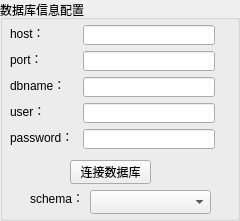
   <widget class="QGroupBox" name="groupBox_12">
    <property name="geometry">
     <rect>
      <x>30</x>
      <y>10</y>
      <width>240</width>
      <height>221</height>
     </rect>
    </property>
    <property name="title">
     <string>数据库信息配置</string>
    </property>
    <widget class="QLabel" name="label_54">
     <property name="geometry">
      <rect>
       <x>10</x>
       <y>25</y>
       <width>38</width>
       <height>16</height>
      </rect>
     </property>
     <property name="text">
      <string>host：</string>
     </property>
    </widget>
    <widget class="QLabel" name="label_58">
     <property name="geometry">
      <rect>
       <x>10</x>
       <y>51</y>
       <width>37</width>
       <height>16</height>
      </rect>
     </property>
     <property name="text">
      <string>port：</string>
     </property>
    </widget>
    <widget class="QLabel" name="label_59">
     <property name="geometry">
      <rect>
       <x>10</x>
       <y>77</y>
       <width>60</width>
       <height>16</height>
      </rect>
     </property>
     <property name="text">
      <string>dbname：</string>
     </property>
    </widget>
    <widget class="QLabel" name="label_60">
     <property name="geometry">
      <rect>
       <x>10</x>
       <y>103</y>
       <width>37</width>
       <height>16</height>
      </rect>
     </property>
     <property name="text">
      <string>user：</string>
     </property>
    </widget>
    <widget class="QLabel" name="label_61">
     <property name="geometry">
      <rect>
       <x>10</x>
       <y>129</y>
       <width>67</width>
       <height>16</height>
      </rect>
     </property>
     <property name="text">
      <string>password：</string>
     </property>
    </widget>
    <widget class="QLineEdit" name="dbHostEdit">
     <property name="geometry">
      <rect>
       <x>83</x>
       <y>25</y>
       <width>132</width>
       <height>20</height>
      </rect>
     </property>
    </widget>
    <widget class="QLineEdit" name="dbPortEdit">
     <property name="geometry">
      <rect>
       <x>83</x>
       <y>51</y>
       <width>132</width>
       <height>20</height>
      </rect>
     </property>
    </widget>
    <widget class="QLineEdit" name="dbNameEdit">
     <property name="geometry">
      <rect>
       <x>83</x>
       <y>77</y>
       <width>132</width>
       <height>20</height>
      </rect>
     </property>
    </widget>
    <widget class="QLineEdit" name="dbUserEdit">
     <property name="geometry">
      <rect>
       <x>83</x>
       <y>103</y>
       <width>132</width>
       <height>20</height>
      </rect>
     </property>
    </widget>
    <widget class="QLineEdit" name="dbPwdEdit">
     <property name="geometry">
      <rect>
       <x>83</x>
       <y>129</y>
       <width>132</width>
       <height>20</height>
      </rect>
     </property>
    </widget>
    <widget class="QComboBox" name="dbSchemaComboBox">
     <property name="geometry">
      <rect>
       <x>90</x>
       <y>190</y>
       <width>121</width>
       <height>24</height>
      </rect>
     </property>
    </widget>
    <widget class="QLabel" name="label_62">
     <property name="geometry">
      <rect>
       <x>30</x>
       <y>190</y>
       <width>56</width>
       <height>16</height>
      </rect>
     </property>
     <property name="text">
      <string>schema：</string>
     </property>
    </widget>
    <widget class="QPushButton" name="connectDbButton">
     <property name="geometry">
      <rect>
       <x>70</x>
       <y>160</y>
       <width>81</width>
       <height>24</height>
      </rect>
     </property>
     <property name="text">
      <string>连接数据库</string>
     </property>
    </widget>
   </widget>
